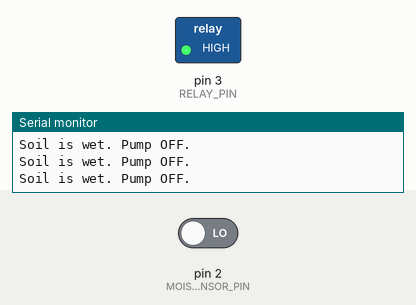
This sketch was run on a simulated Arduino Uno, built with avr-gcc and run on an emulated ATmega328P. Parts: switched loads named in the sketch (green lamp = pin HIGH), the last lines printed to the serial monitor. Inputs (shaded band) come from the test bench; at power-on: pin 2 (MOISTURE_SENSOR_PIN) LOW.

Above: at 2.8 s.
2.9 s: pin 2 (MOISTURE_SENSOR_PIN) driven HIGH
At 3.3 s:
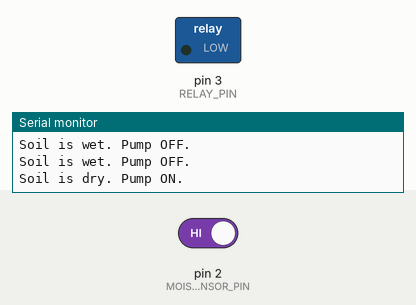
4.5 s: pin 2 (MOISTURE_SENSOR_PIN) driven LOW
At 6.0 s:
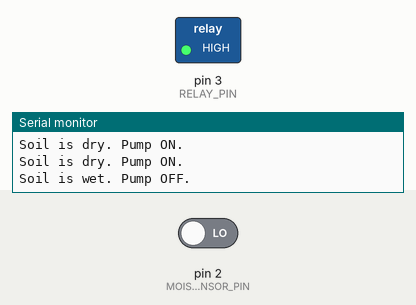
Timing chart, 0 to 7.5 s (numbered marks = the images above; inputs shaded):
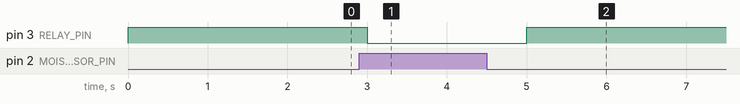

The sketch:

hydrophonics.ino
```cpp
#define MOISTURE_SENSOR_PIN 2
#define RELAY_PIN 3

void setup()
{
  Serial.begin(9600);
  pinMode(MOISTURE_SENSOR_PIN, INPUT);
  pinMode(RELAY_PIN, OUTPUT);
  digitalWrite(RELAY_PIN, HIGH); // Start with pump OFF
}

void loop()
{
  int moistureState = digitalRead(MOISTURE_SENSOR_PIN);

  if (moistureState == HIGH) // Dry soil
  {
    digitalWrite(RELAY_PIN, LOW); // Turn ON pump
    Serial.println("Soil is dry. Pump ON.");
  }
  else // Wet soil
  {
    digitalWrite(RELAY_PIN, HIGH); // Turn OFF pump
    Serial.println("Soil is wet. Pump OFF.");
  }

  delay(1000); // Check every second
}
```

Measured:
- after the input at 2.9 s, pin 3 (RELAY_PIN): HIGH → LOW after 0.10 s
- after the input at 4.5 s, pin 3 (RELAY_PIN): LOW → HIGH after 0.50 s
